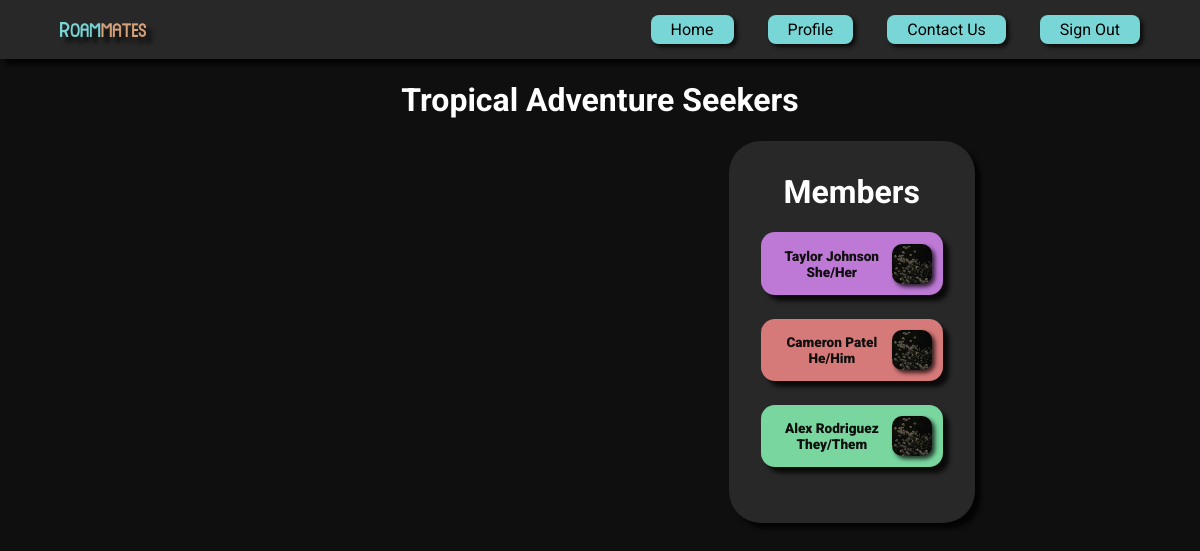
/server/2/group, run on the app's committed database.
### tables this page shows
CREATE TABLE Groups (
    id INTEGER PRIMARY KEY AUTOINCREMENT,
    title TEXT NOT NULL,
    location TEXT,
    description TEXT,
    avatar BLOB
);

CREATE TABLE "Users" (
	"id"	INTEGER,
	"created_at"	TEXT NOT NULL,
	"email"	TEXT NOT NULL,
	"name"	TEXT,
	"pronouns"	TEXT,
	"bio"	TEXT,
	"avatar"	BLOB,
	"color"	TEXT,
	PRIMARY KEY("id" AUTOINCREMENT)
);

### flaskr/server.py (the view, shortened to what this page needs)
@bp.route("/<int:group_id>/group", methods=['GET', 'POST'])
def group(group_id):
    db = get_db()
    db.row_factory = sqlite3.Row
    group_info = db.execute(
        """
        SELECT *
        FROM Groups
        WHERE id = ?
        """, (group_id,)
    ).fetchall()
    posts = db.execute(
        """
        SELECT
            Posts.id AS post_id,
            Posts.title,
            Posts.content,
            Posts.created_at,
            Users.name AS author_name,
            Users.color AS author_color,
            Users.pronouns AS author_pronouns
        FROM
            Posts
        JOIN Users ON Posts.author = Users.id
        WHERE
            Posts.group_id = ?
        """, (group_id,)
    ).fetchall()
    members = db.execute(
        """
        SELECT *
        FROM Users
        JOIN GroupMembers ON Users.id = GroupMembers.user_id
        WHERE GroupMembers.group_id = ?
        """, (group_id,)
    ).fetchall()
    comments = {}
    posts_formatted = {}
    for post in posts:
        posts_formatted[f'{post[0]}'] = post
    return render_template("/server/group.html",
                           group_id=group_id, group_info=group_info, posts=posts, members=members, comments=comments)

### flaskr/__init__.py (called while the page is built)
def create_app(test_config=None):
    app = Flask(__name__)
    app.secret_key = env.get("APP_SECRET_KEY")
    app.database = os.path.join(app.instance_path, 'flaskr.sqlite')
    app.config['DATABASE'] = os.path.join(app.instance_path, 'flaskr.sqlite')
    try:
        os.makedirs(app.instance_path)
    except OSError:
        pass
    from . import db
    db.init_app(app)
    from . import server
    app.register_blueprint(server.bp)
    app.add_url_rule('/', endpoint='server.login_page')
    @app.context_processor
    def utility_functions():
        def print_in_console(message):
            print(str(message))
        return dict(mdebug=print_in_console)
    return app

### flaskr/db.py (called while the page is built)
def get_db():
    if 'db' not in g:
        g.db = sqlite3.connect(
            current_app.config['DATABASE'],
            detect_types=sqlite3.PARSE_DECLTYPES
        )
        g.db.row_factory = sqlite3.Row
    return g.db

### flaskr/templates/server/group.html (shortened to what this page needs)
{% extends 'base.html' %}
{% from 'components.html' import navbar, contact_card, post_card, member_list_card, expanded_post_card %}
{% block content %}
{{ navbar() }}
<header>
    <h1 id="title">{{ group_info[0][1] }}</h1>
</header>
<div class="columns-container">
    <div class="member-list-container">
        {{ member_list_card(members) }}
    </div>
</div>
{% endblock %}

### flaskr/templates/components.html (shortened to what this page needs)
{% macro navbar() -%}
<nav>
    <img id="logo" src="{{ url_for('static', filename='/assets/Roammates Logo.png') }}" alt="">
    <ul>
        <li><a href="/server/groups_list"><button class="banner"><img src="" alt="">Home</button></a></li>
        <li><a href="/server/profile"><button class="banner"><img src="" alt="">Profile</button></a></li>
        <li><button id="contact-button" class="banner"><img src="" alt="">Contact Us</button></li>
        <li><a href="/server/logout"><button class="banner"><img src="" alt="">Sign Out</button></a></li>
    </ul>
</nav>
{%- endmacro %}
{% macro member_card(color, name, pronouns) -%}
<div id="member-container">
    <div class="card {{ color }} member">
        <div id="name-pronouns">
            <p>{{ name }}</p>
            <p>{{ pronouns }}</p>
        </div>
        <div id="avatar">
            <img src="{{ url_for('static', filename='/assets/Profile Avatar.jpg') }}" alt="">
        </div>
    </div>
</div>
{%- endmacro %}
{% macro member_list_card(members) -%}
<div>
    <div class="card member-list">
        <h1>Members</h1>
        {% for i in range(members | length) %}
            {{ member_card(members[i][7], members[i][3], members[i][4]) }}
        {% endfor %}
    </div>
</div>
{%- endmacro %}

### flaskr/static/layouts/styles.css (style rules this page uses)
:root { --black: #0F0F0F; --dark-grey: #282828; --light-grey: #545454; --blue: #79D6D6; --orange: #D6A079; --green: #79D69E; --purple: #7B79D6; --pink: #BE79D6; --red: #D67979; }
body { background-color: var(--black); margin-top: 60px; font-family: 'Roboto', sans-serif; color: white; overflow: auto; }
button { font-family: 'Roboto', sans-serif; font-size: 1em; border: 0; cursor: pointer; filter: brightness(1) drop-shadow(3px 3px 2px rgba(0, 0, 0, 0.75)); transition: all 0.2s; }
.banner { background-color: var(--blue); padding: 5px 20px; border-radius: 8px; color: black; }
nav { background-color: var(--dark-grey); padding: 15px 60px; filter: drop-shadow(6px 6px 2px rgba(0, 0, 0, 0.75)); position: fixed; left: 0; right: 0; top: 0; z-index: 1; display: flex; align-items: center; justify-content: space-between; }
nav #logo { float: left; max-width: 8%; align-content: center; filter: drop-shadow(6px 6px 2px rgba(0, 0, 0, 0.75)); }
nav ul { list-style: none; padding: 0; margin: 0; text-align: right; }
nav li { display: inline-block; margin-left: 30px; }
nav a { text-decoration: none; color: white; display: inline-block; }
.card { background-color: var(--dark-grey); color: white; padding: 2em; border-radius: 2em; filter: brightness(1) drop-shadow(6px 6px 2px rgba(0, 0, 0, 0.75)); overflow: auto; }
.green { background-color: var(--green); }
.pink { background-color: var(--pink); }
.red { background-color: var(--red); }
.member-list .member { margin-bottom: 1.5em; }
.member-list h1 { text-align: center; margin-top: 0; }
.member { width: 10em; display: flex; padding: 0.7em; height: 2.5em; border-radius: 14px; }
.member p { margin: 0; font-size: 0.85em; font-weight: 1000; color: var(--black); }
#name-pronouns { display: flex; flex-direction: column; align-items: center; justify-content: center; width: 100%; }
.member img { max-height: 40px; max-width: 40px; border-radius: 25%; filter: drop-shadow(3px 3px 2px rgba(0, 0, 0, 0.75)); }
.member #avatar { display: flex; align-items: center; }

### flaskr/templates/server/group.html (style rules this page uses)
body { display: flex; flex-direction: column; align-items: center; }
.columns-container { display: flex; justify-content: center; align-items: flex-start; width: 100%; }
.member-list-container { display: flex; flex-direction: column; align-items: center; justify-content: center; }

### data on the page
Groups: title "Tropical Adventure Seekers"
Users: name "Taylor Johnson", pronouns "She/Her"
Users: name "Cameron Patel", pronouns "He/Him"
Users: name "Alex Rodriguez", pronouns "They/Them"
